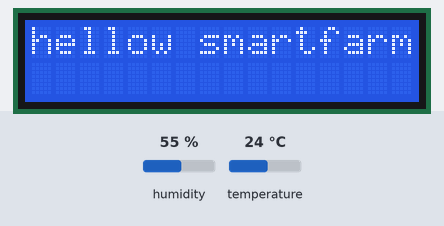
The sketch below on a simulated Arduino Uno, built with avr-gcc and run on an emulated ATmega328P. Parts: 16×2 character LCD. Inputs (shaded band) come from the test bench; at power-on: humidity 55 %, temperature 24 °C. What the sketch prints to the serial monitor is not drawn.

Above: at 0.2 s.
2.4 s: humidity set to 22 %
At 5.4 s:
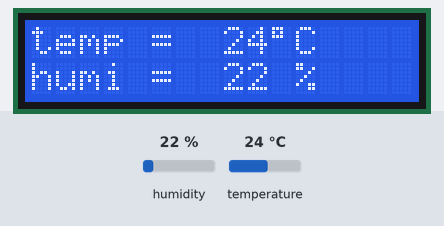
5.7 s: temperature set to 12 °C
At 7.6 s:
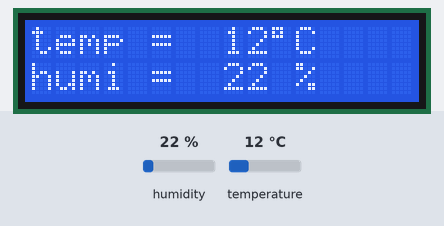
8.8 s: humidity set to 40 %
At 11.1 s:
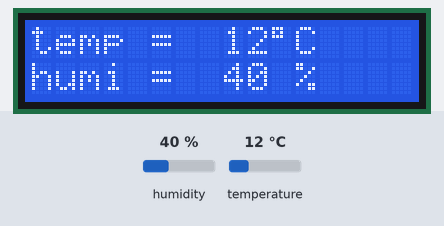
11.9 s: temperature set to 19 °C
At 14.5 s:
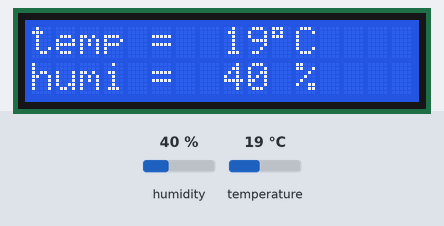
Timing chart, 0 to 16.0 s (numbered marks = the images above; inputs shaded):
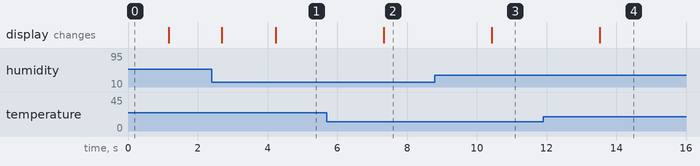

Measured:
- after the input at 2.4 s, the display: first differs from a run without the input after 1.8 s (image 1)
- after the input at 5.7 s, the display: changes after 1.6 s (image 2)
- after the input at 8.8 s, the display: changes after 1.6 s (image 3)
- after the input at 11.9 s, the display: changes after 1.6 s (image 4)

The sketch:

DHT11_lcd.ino
```cpp
#include <SimpleDHT.h>
#include <Wire.h>
#include <LiquidCrystal_I2C.h>

LiquidCrystal_I2C lcd(0x27,16,2);  // set the LCD address to 0x27 for a 16 chars and 2 line display


// for DHT11,
//      VCC: 5V or 3V
//      GND: GND
//      DATA: 2
int pinDHT11 = 2;
SimpleDHT11 dht11(pinDHT11);

void setup() {
  Serial.begin(115200);
   lcd.init();                      // initialize the lcd
  lcd.init();
  // Print a message to the LCD.
  lcd.backlight();

  lcd.setCursor(0,0);
  lcd.print("hellow smartfarm!");
  delay(1000);
  lcd.clear();

}

void loop() {
  lcd_dht11();
}
void lcd_dht11(){
   // start working...
  Serial.println("=================================");
  Serial.println("Sample DHT11...");

  // read without samples.
  byte temperature = 0;
  byte humidity = 0;
  int err = SimpleDHTErrSuccess;
  if ((err = dht11.read(&temperature, &humidity, NULL)) != SimpleDHTErrSuccess) {
    Serial.print("Read DHT11 failed, err="); Serial.print(SimpleDHTErrCode(err));
    Serial.print(","); Serial.println(SimpleDHTErrDuration(err)); delay(1000);
    return;
  }

  Serial.print("Sample OK: ");
  Serial.print((int)temperature); Serial.print(" *C, ");
  Serial.print((int)humidity); Serial.println(" H");

  // DHT11 sampling rate is 1HZ.
  delay(1500);
   lcd.setCursor(0,0);
  lcd.print("temp = ");
  lcd.setCursor(8,0);
  lcd.print((int)temperature);
  lcd.write(223);  // 내장된 도 기호 코드 (0xDF)
  lcd.print("C");
  lcd.setCursor(0,1);
  lcd.print("humi = ");
  lcd.setCursor(8,1);
  lcd.print((int)humidity);
   lcd.print(" %");  // 습도 단위
}
```
